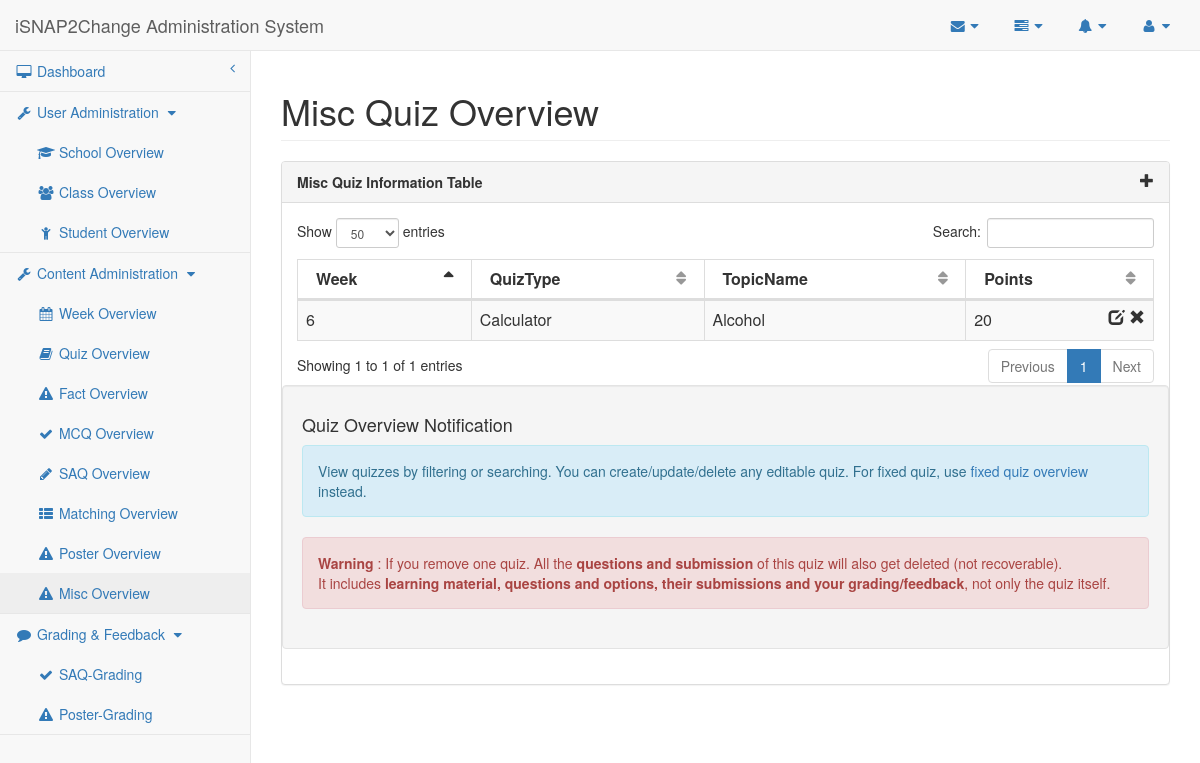
The app's page /researcher/misc.php with its own data.
### tables this page shows
CREATE TABLE IF NOT EXISTS `Quiz` (
    QuizID MEDIUMINT AUTO_INCREMENT,
    Week MEDIUMINT,
    QuizType ENUM('SAQ', 'MCQ', 'Matching', 'Poster', 'Misc'),    
    TopicID MEDIUMINT,
    CONSTRAINT Quiz_QuizID_PK PRIMARY KEY (QuizID),
    CONSTRAINT Quiz_TopicID_FK FOREIGN KEY (TopicID)
        REFERENCES Topic (TopicID)
        ON DELETE CASCADE ON UPDATE CASCADE
);

CREATE TABLE IF NOT EXISTS `Topic` (
    TopicID MEDIUMINT AUTO_INCREMENT,
    TopicName VARCHAR(190) UNIQUE,
    CONSTRAINT Topic_TopicID_PK PRIMARY KEY (TopicID)
);

CREATE TABLE IF NOT EXISTS `Misc_Section` (
    QuizID MEDIUMINT,
    QuizSubType TEXT,
    Points MEDIUMINT,
    CONSTRAINT Misc_Section_QuizID_PK PRIMARY KEY (QuizID),
    CONSTRAINT Misc_Section_QuizID_FK FOREIGN KEY (QuizID)
        REFERENCES Quiz (QuizID)
        ON DELETE CASCADE ON UPDATE CASCADE
);

### mysql-lib.php (called while the page is built, shortened)
<?php
function getQuizzes(PDO $conn)
{
    return getRecords($conn, "Quiz", array("Topic"));
}
function getQuizPoints(PDO $conn, $quizID)
{
    $pointsBySection = array('MCQ', 'Matching', 'Poster', 'Misc');
    $pointsByQuestion = array('SAQ');
    $points = 0;
    $quizTypeSql = "SELECT COUNT(*) FROM Quiz WHERE QuizID = ?";
    $quizTypeQuery = $conn->prepare($quizTypeSql);
    $quizTypeQuery->execute(array($quizID));
    if ($quizTypeQuery->fetchColumn() > 0) {
        $quizTypeSql = "SELECT QuizType FROM Quiz WHERE QuizID = ?";
        $quizTypeQuery = $conn->prepare($quizTypeSql);
        $quizTypeQuery->execute(array($quizID));
        $quizTypeResult = $quizTypeQuery->fetch(PDO::FETCH_OBJ);
        $quizType = $quizTypeResult->QuizType;
        if (in_array($quizType, $pointsBySection)) {
            $pointsSql = "SELECT Points AS SumPoints FROM Quiz NATURAL JOIN " . $quizType . "_Section WHERE QuizID = ?";
        } else if (in_array($quizType, $pointsByQuestion)) {
            $pointsSql = "SELECT SUM(Points) AS SumPoints FROM Quiz NATURAL JOIN SAQ_Section NATURAL JOIN SAQ_Question WHERE QuizID = ?";
        } else {
            throw new Exception("Unexpected Quiz Type. QuizID: " . $quizID);
        }
        $pointsQuery = $conn->prepare($pointsSql);
        $pointsQuery->execute(array($quizID));
        $pointsResult = $pointsQuery->fetch(PDO::FETCH_OBJ);
        if (strlen($pointsResult->SumPoints) > 0) {
            $points = $pointsResult->SumPoints;
        }
    }
    return $points;
}
function getRecords(PDO $conn, $tableName, array $joinTables = null)
{
    $tableSql = "SELECT * FROM " . $tableName;
    if ($joinTables != null) {
        foreach ($joinTables as $joinTable) {
            $tableSql .= " NATURAL JOIN " . $joinTable;
        }
    }
    $tableQuery = $conn->prepare($tableSql);
    $tableQuery->execute();
    $tableResult = $tableQuery->fetchAll(PDO::FETCH_OBJ);
    return $tableResult;
}
?>

### researcher/misc.php (the view, shortened to what this page needs)
<?php
require_once("../mysql-lib.php");
$pageName = "quiz";
$editableQuizTypeArr = array('MCQ', 'SAQ', 'Matching', 'Poster');
try {
    $conn = db_connect();
} catch (Exception $e) {
    debug_err($pageName, $e);
}
try {
    if (isset($_GET['week'])) {
        $quizResult = getQuizzesByWeek($conn, $_GET['week']);
    } else {
        $quizResult = getQuizzes($conn);
    }
} catch (Exception $e) {
    debug_err($pageName, $e);
}
?>
<!DOCTYPE html>
<html lang="en">
<head>
    <?php require_once('header-lib.php'); ?>
</head>
<body>
<div id="wrapper">
    <?php require_once('navigation.php'); ?>
    <div id="page-wrapper">
        <div class="row">
            <div class="col-lg-12">
                <h1 class="page-header">Misc Quiz Overview
                </h1>
            </div>
        </div>
        <div class="row">
            <div class="col-lg-12">
                <div class="panel panel-default">
                    <div class="panel-heading">
                        Misc Quiz Information Table <span class="glyphicon glyphicon-plus pull-right"
                                                          data-toggle="modal"
                                                          data-target="#dialog"></span>
                    </div>
                    <div class="panel-body">
                        <div class="dataTable_wrapper">
                            <table class="table table-striped table-bordered table-hover" id="datatables">
                                <?php require_once('table-head.php'); ?>
                                <tbody>
                                <?php for ($i = 0; $i < count($quizResult); $i++) {
                                    $quizID = $quizResult[$i]->QuizID;
                                    $quizType = getQuizType($conn, $quizID);
                                    $points = getQuizPoints($conn, $quizID);
                                    if (!in_array($quizType, $editableQuizTypeArr)) {
                                        ?>
                                        <tr class="<?php if ($i % 2 == 0) {
                                            echo "odd";
                                        } else {
                                            echo "even";
                                        } ?>">
                                            <td><?php echo $quizResult[$i]->Week ?></td>
                                            <td><?php echo $quizType ?></td>
                                            <td><?php echo $quizResult[$i]->TopicName ?></td>
                                            <td><?php echo $points ?>
                                                <span class="glyphicon glyphicon-remove pull-right"
                                                      aria-hidden="true"></span>
                                                <span class="pull-right" aria-hidden="true">&nbsp;</span>
                                                <span class="glyphicon glyphicon-edit pull-right"
                                                      data-toggle="modal"
                                                      data-target="#dialog" aria-hidden="true"></span>
                                            </td>
                                        </tr>
                                    <?php }
                                } ?>
                                </tbody>
                            </table>
                        </div>
                        <div class="well row">
                            <h4>Quiz Overview Notification</h4>
                            <div class="alert alert-info">
                                <p>View quizzes by filtering or searching. You can create/update/delete any editable
                                    quiz. For fixed quiz, use <a href="fixed-quiz.php">fixed quiz overview</a> instead.
                                </p>
                            </div>
                            <div class="alert alert-danger">
                                <p><strong>Warning</strong> : If you remove one quiz. All the <strong>questions and
                                        submission</strong> of this quiz will also get deleted (not recoverable).</p> It
                                includes <strong>learning material, questions and options, their submissions and your
                                    grading/feedback</strong>, not only the quiz itself.
                            </div>
                        </div>
                    </div>
                </div>
            </div>
        </div>
    </div>
</div>
<?php require_once('sb-admin-lib.php'); ?>
</body>
</html>

### sb-admin/css/sb-admin-2.css (style rules this page uses)
body { background-color: #f8f8f8; }
#wrapper { width: 100%; }
#page-wrapper { padding: 0 15px; min-height: 568px; background-color: #fff; }
@media (min-width:768px) { #page-wrapper { position: inherit; margin: 0 0 0 250px; padding: 0 30px; border-left: 1px solid #e7e7e7; } }

### researcher/header-lib.php (style rules this page uses)
.panel-heading { font-weight: bold; }

### records on screen
quiz: Week "6", quizType "Calculator", TopicID.TopicName "Alcohol", QuizID.Points "20"

### other values on screen
$userAdminPageList[$i] "School"
$userAdminPageList[$i] "Class"
$userAdminPageList[$i] "Student"
$contentAdminPageList[$i] "Week"
$contentAdminPageList[$i] "Quiz"
$contentAdminPageList[$i] "Fact"
$contentAdminPageList[$i] "MCQ"
$contentAdminPageList[$i] "SAQ"
$contentAdminPageList[$i] "Matching"
$contentAdminPageList[$i] "Poster"
$contentAdminPageList[$i] "Misc"
$gradingPageList[$i] "SAQ-Grading"
$gradingPageList[$i] "Poster-Grading"
$columnName[$i] "Week"
$columnName[$i] "QuizType"
